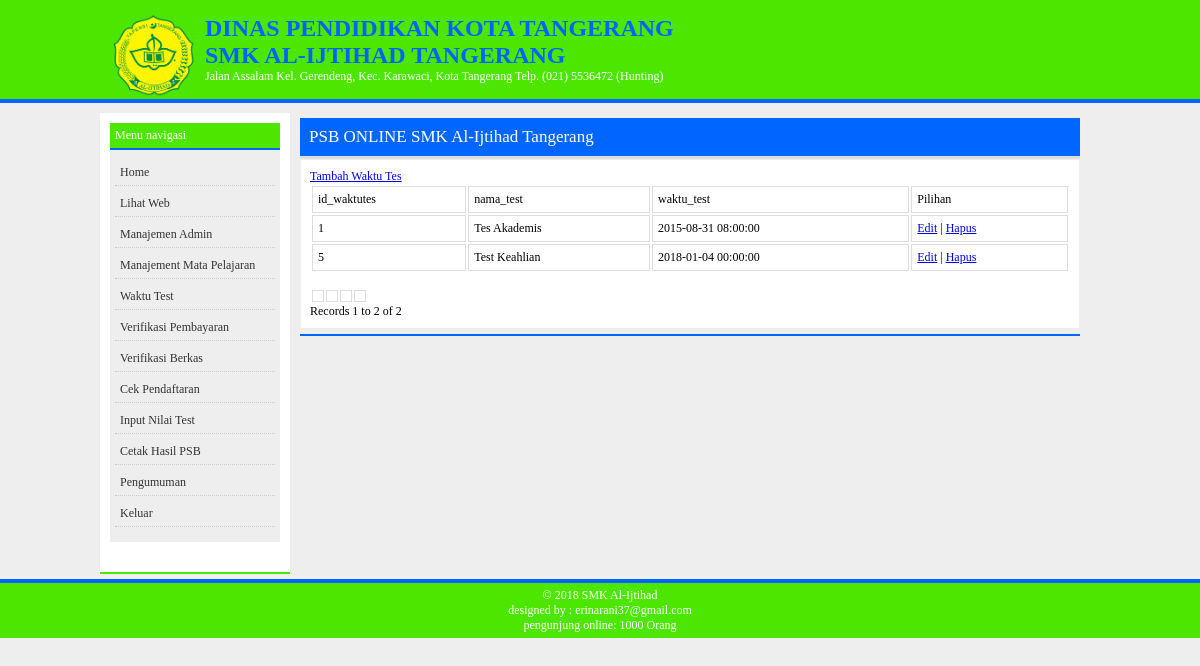
The page /root/index.php?page=waktutes (signed in) on the database its author committed.
### tables this page shows
CREATE TABLE IF NOT EXISTS `waktutest` (
  `id_waktutes` int(5) NOT NULL,
  `nama_test` varchar(25) NOT NULL,
  `keterangan` varchar(250) DEFAULT NULL,
  `waktu_test` datetime DEFAULT NULL,
  PRIMARY KEY (`id_waktutes`)
);

### root/waktutes/index.php (the view, shortened to what this page needs)
<?php
$maxRows_index = 10;
$pageNum_index = 0;
$startRow_index = $pageNum_index * $maxRows_index;
$query_index = "SELECT * FROM waktutest";
$query_limit_index = sprintf("%s LIMIT %d, %d", $query_index, $startRow_index, $maxRows_index);
$index = mysql_query($query_limit_index, $alijtihad_db) or die(mysql_error());
$row_index = mysql_fetch_assoc($index);
if (isset($_GET['totalRows_index'])) {
  $totalRows_index = $_GET['totalRows_index'];
} else {
  $all_index = mysql_query($query_index);
  $totalRows_index = mysql_num_rows($all_index);
}
$totalPages_index = ceil($totalRows_index/$maxRows_index)-1;
?>
<!DOCTYPE html PUBLIC "-//W3C//DTD XHTML 1.0 Transitional//EN" "http://www.w3.org/TR/xhtml1/DTD/xhtml1-transitional.dtd">
<html xmlns="http://www.w3.org/1999/xhtml">
<head>
</head>
<body>
<a href="index.php?page=tambahwaktutes"> Tambah Waktu Tes </a><br />
<table border="0" width="100%" align="center">
  <tr>
    <td>id_waktutes</td>
    <td>nama_test</td>
    <td>waktu_test</td>
    <td>Pilihan</td>
  </tr>
  <?php do { ?>
    <tr>
      <td><?php echo $row_index['id_waktutes']; ?>&nbsp;</td>
      <td><?php echo $row_index['nama_test']; ?>&nbsp; </td>
      <td><?php echo $row_index['waktu_test']; ?>&nbsp; </td>
      <td><a href="index.php?page=editwaktutes&id_waktutes=<?php echo $row_index['id_waktutes']; ?>">Edit</a> | <a href="index.php?page=hapuswaktutes&id_waktutes=<?php echo $row_index['id_waktutes']; ?>">Hapus</a></td>
    </tr>
    <?php } while ($row_index = mysql_fetch_assoc($index)); ?>
</table>
<br />
<table border="0">
  <tr>
    <td><?php if ($pageNum_index > 0) {  ?>
        <?php }  ?></td>
    <td><?php if ($pageNum_index > 0) {  ?>
        <?php }  ?></td>
    <td><?php if ($pageNum_index < $totalPages_index) {  ?>
        <?php }  ?></td>
    <td><?php if ($pageNum_index < $totalPages_index) {  ?>
        <?php }  ?></td>
  </tr>
</table>
Records <?php echo ($startRow_index + 1) ?> to <?php echo min($startRow_index + $maxRows_index, $totalRows_index) ?> of <?php echo $totalRows_index ?>
</body>
</html>

### tema/style.css (style rules this page uses)
body { font-family:"Century Gothic"; font-size:12px; background-color:#eee; padding:0px; margin:0px; }
table { border-color:#ddd; }
tr { border:1px solid #ddd; }
td { border:1px solid #ddd; padding:5px; }

### member/print.css (style rules this page uses)
body { font-family: "Times New Roman", Times, serif; font-size: 12px; text-align: left; }

### rows shown on the page
waktutest: id_waktutes "1", nama_test "Tes Akademis", waktu_test "2015-08-31 08:00:00"
waktutest: id_waktutes "5", nama_test "Test Keahlian", waktu_test "2018-01-04 00:00:00"

### other values the page prints
$startRow_index + 1 "1"
min($startRow_index + $maxRows_index, $totalRows_index) "2"
$totalRows_index "2"
